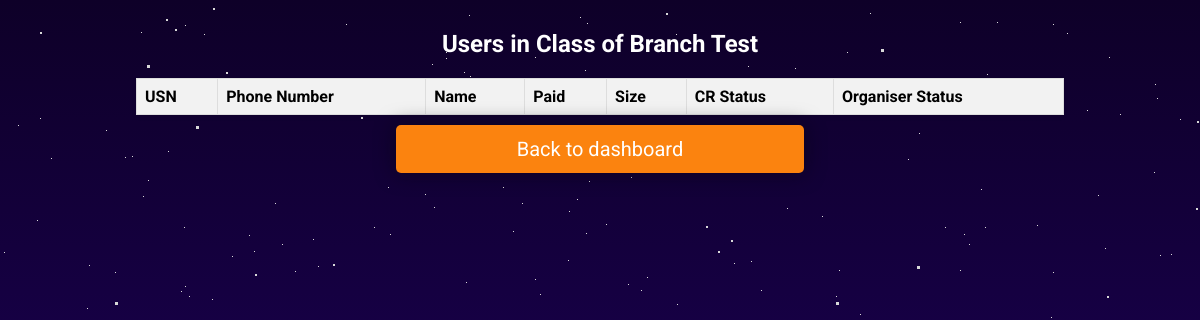
The app's page /admin/class_users/2 (signed in), older data.
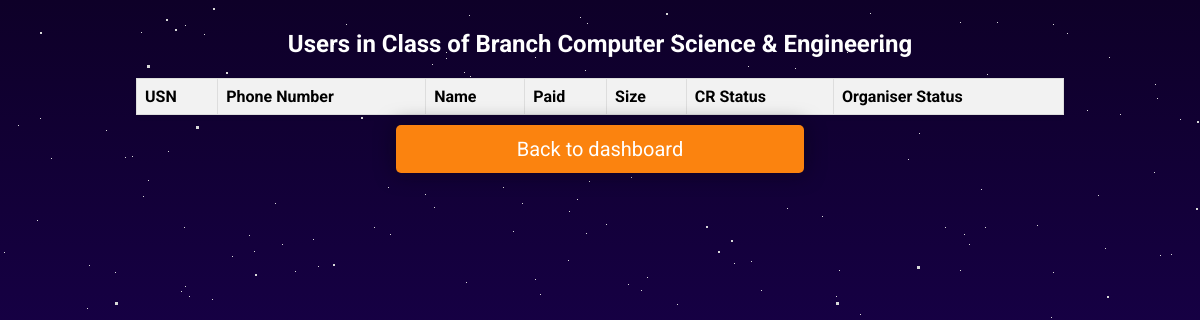
The same page, newer data.
### app.py (models this page shows)
class Branch(db.Model):
    id = db.Column(db.Integer, primary_key=True)
    name = db.Column(db.String(100), unique=True, nullable=False)
    code = db.Column(db.String(10), unique=True, nullable=False)
    classes = db.relationship('Class', backref='branch', lazy=True)
    users = db.relationship('User', back_populates="branch")

### app.py (the view)
@app.route('/admin/class_users/<int:class_id>')
@login_required
def class_users(class_id):
    if not current_user.is_super_admin:
        return 'Access denied', 403
    users = User.query.filter_by(class_id=class_id).all()
    class_ = Class.query.get(class_id)
    return render_template('class_users.html', users=users, class_=class_)

### app.py (called while the page is built)
@login_manager.user_loader
def load_user(user_id):
    if user_id.startswith('user-'):
        return User.query.get(int(user_id.split('user-')[1]))
    elif user_id.startswith('superadmin-'):
        superadmin_id = int(user_id.split('superadmin-')[1])
        return db.session.get(SuperAdmin, superadmin_id)
    return None

    @property
    def is_super_admin(self):
        return True

### templates/class_users.html (shortened to what this page needs)
<!DOCTYPE html>
<html lang="en">
<head>
    <link rel="stylesheet" href="https://cdnjs.cloudflare.com/ajax/libs/font-awesome/4.7.0/css/font-awesome.min.css">
    <link rel="stylesheet" href="{{ url_for('static', filename='css/background.css') }}">
    <link rel="stylesheet" href="{{ url_for('static', filename='css/style.css') }}">
    <link rel="stylesheet" href="{{ url_for('static', filename='css/class_users.css') }}">
</head>
<body>
    <div class="bg-animation">
        <div id="stars3"></div>
    </div>
    <h2>Users in Class {{ class_.name }} of Branch {{ class_.branch.name }}</h2>
    <table>
        <thead>
            <tr>
                <th>USN</th>
                <th>Phone Number</th>
                <th>Name</th>
                <th>Paid</th>
                <th>Size</th>
                <th>CR Status</th>
                <th>Organiser Status</th>
            </tr>
        </thead>
    </table>
    <a href="{{ url_for('admin_dashboard') }}" class="icon-btn" style="margin: auto;width: 30%; margin-top: 10px;">Back to dashboard</a>
</body>
</html>

Row changes from the older to the newer data that the page shows:
no longer on this page (row edited): Branch: branch.name "Test"
added Branch: branch.name "Computer Science & Engineering"
